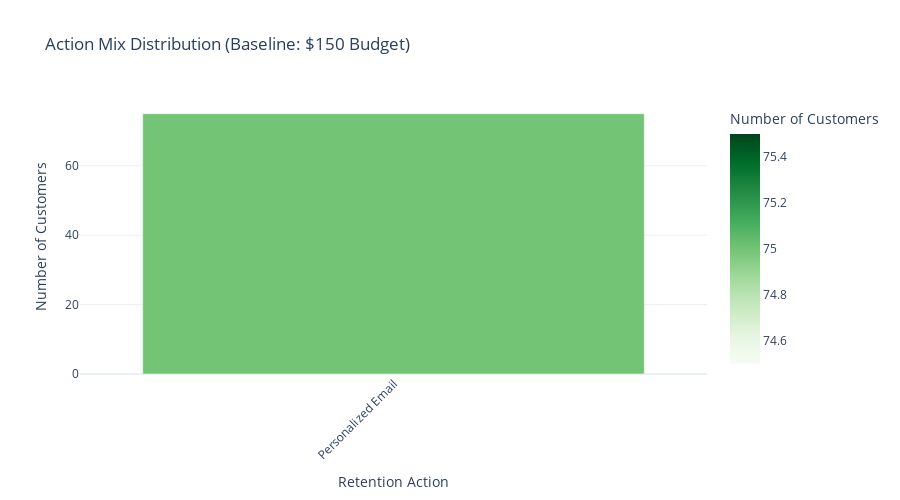

The code cell stored with this chart in its notebook:
### Code cell
# Visualization 4: Action Mix Distribution (Baseline)
action_counts = baseline_results['assignments']['action_name'].value_counts().reset_index()
action_counts.columns = ['Action', 'Count']

fig4 = px.bar(
    action_counts,
    x='Action',
    y='Count',
    title='Action Mix Distribution (Baseline: $150 Budget)',
    labels={'Action': 'Retention Action', 'Count': 'Number of Customers'},
    color='Count',
    color_continuous_scale='Greens'
)

fig4.update_layout(
    template='plotly_white',
    height=500,
    showlegend=False,
    xaxis_tickangle=-45
)

fig4.show()

print("INTERPRETATION:")
print("The action saturation constraint prevents over-reliance on any single action,")
print("ensuring a balanced mix of retention tactics across email, in-app, and push channels.")

### Figure 1 — Plotly figure (JSON) as saved in the notebook; plotly's stock layout.template omitted (floating-point values rounded to 4 significant figures)
{"data": [{"alignmentgroup": "True", "hovertemplate": "Retention Action=%{x}<br>Number of Customers=%{marker.color}<extra></extra>", "legendgroup": "", "marker": {"color": [75], "coloraxis": "coloraxis", "pattern": {"shape": ""}}, "name": "", "offsetgroup": "", "orientation": "v", "showlegend": false, "textposition": "auto", "type": "bar", "x": ["Personalized Email"], "xaxis": "x", "y": [75], "yaxis": "y"}], "layout": {"barmode": "relative", "coloraxis": {"colorbar": {"title": {"text": "Number of Customers"}}, "colorscale": [[0, "rgb(247,252,245)"], [0.125, "rgb(229,245,224)"], [0.25, "rgb(199,233,192)"], [0.375, "rgb(161,217,155)"], [0.5, "rgb(116,196,118)"], [0.625, "rgb(65,171,93)"], [0.75, "rgb(35,139,69)"], [0.875, "rgb(0,109,44)"], [1, "rgb(0,68,27)"]]}, "height": 500, "legend": {"tracegroupgap": 0}, "showlegend": false, "title": {"text": "Action Mix Distribution (Baseline: $150 Budget)"}, "xaxis": {"anchor": "y", "domain": [0, 1], "tickangle": -45, "title": {"text": "Retention Action"}}, "yaxis": {"anchor": "x", "domain": [0, 1], "title": {"text": "Number of Customers"}}}}
